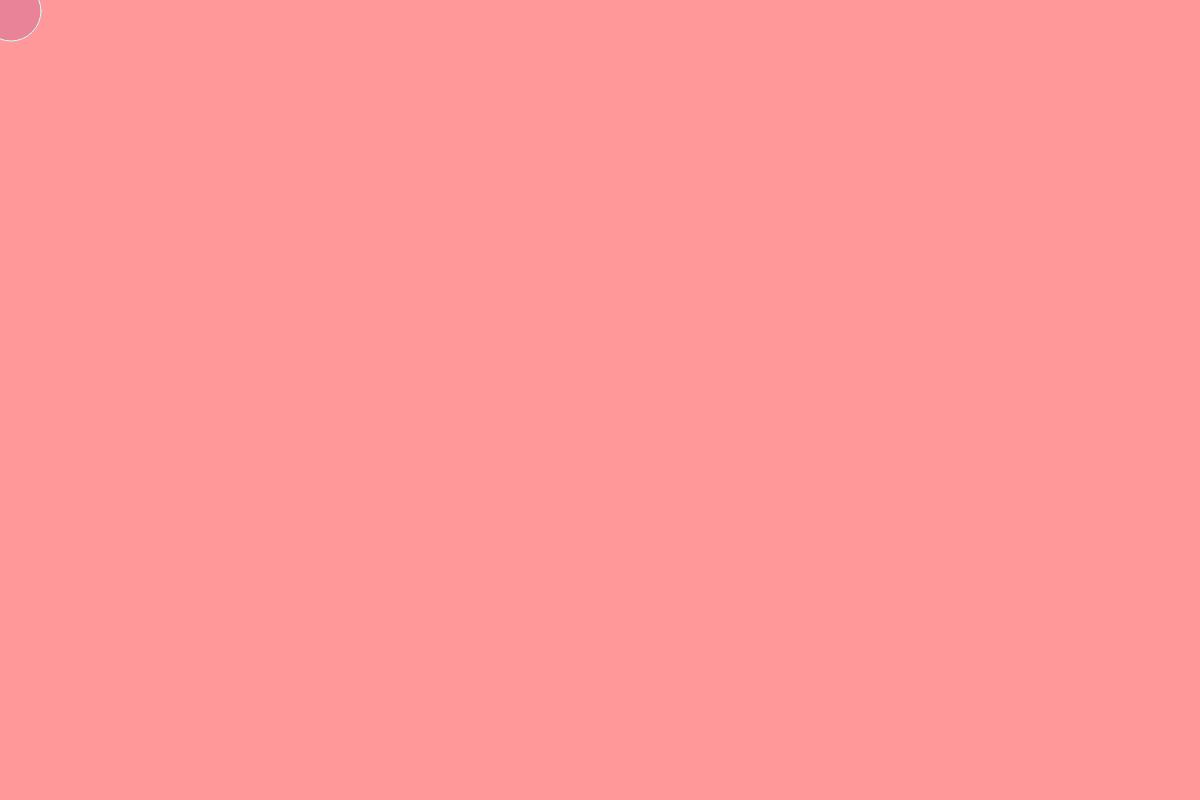
Frame 1 (no input)
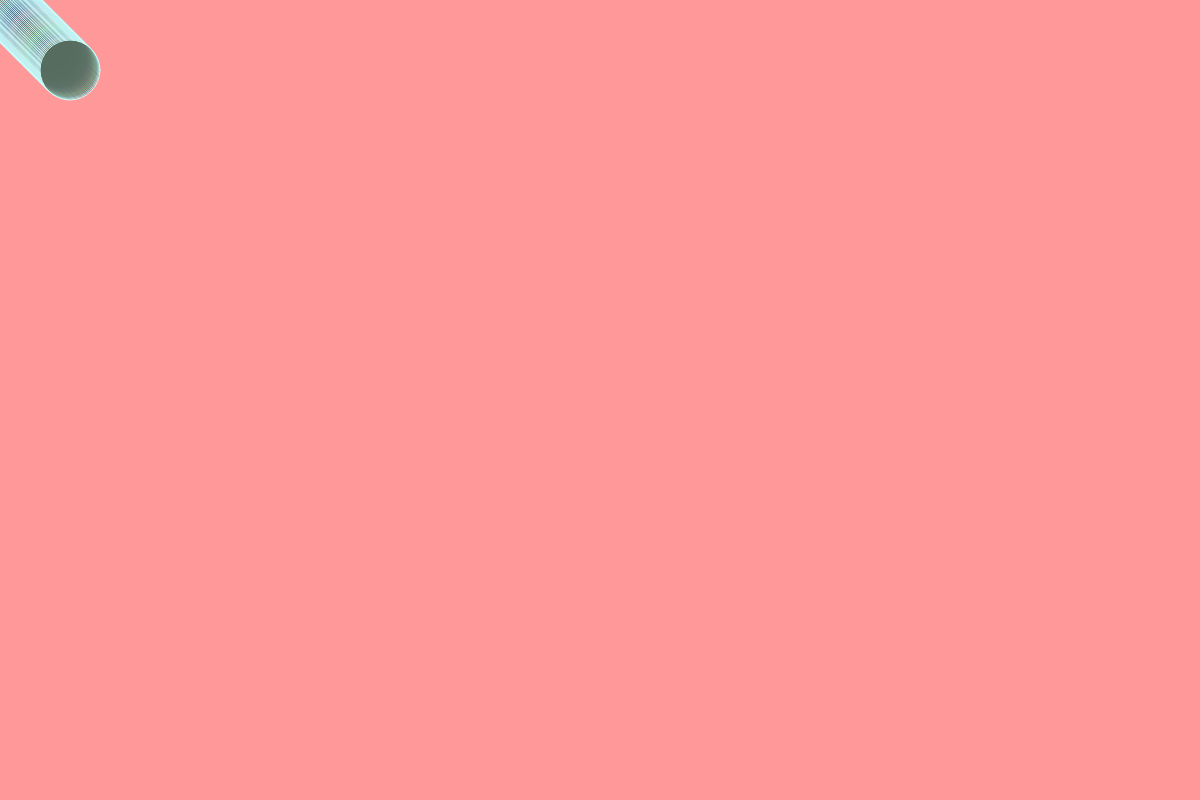
Frame 60 (no input)
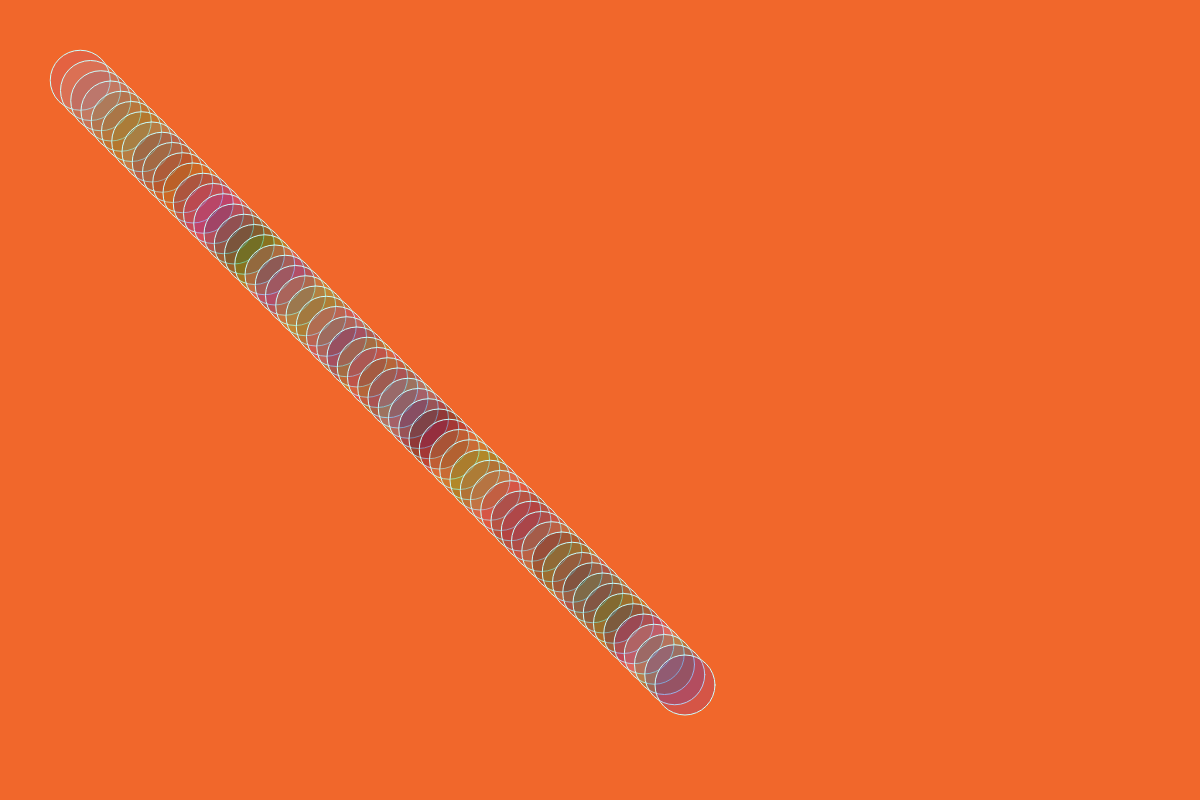
Frame 120 (the mouse pressed at the canvas centre since frame 60)

The p5.js sketch that drew these frames (run headless with seeded random() and noise() and a simulated clock; from frame 60 on, the mouse is pressed at the canvas centre):

// p5.js sketch
// ── sketch.js

//DEFINING GLOBAL VARIABLES

let ball = {};
ball.width = 60;
ball.x = 10;
ball.y = 10;
ball.delta_x = 1;
ball.delta_y = 1;
ball.scale_x = 1;
ball.scale_y = 1;



//Declaring set up function, create canvas and background then defining their parameters
function setup() {
    createCanvas(windowWidth, 800);
    background('rgb(255, 153, 153)');


}


// Declare draw function
function draw() {



    ball.x += ball.delta_x * ball.scale_x;
    ball.y += ball.delta_y * ball.scale_y;


    if (ball.x >= width || ball.x <= 0) {
        ball.delta_x = -1 * ball.delta_x;
    }
    if (ball.y >= height || ball.y <= 0) {
        ball.delta_y = -1 * ball.delta_y;
    }


    // Defining the stroke and fill funciton for the ellipse 
    stroke('rgb(204, 255, 255)');
    fill(random(200), random(200), random(200), 50);
    // Using global variables to define parameters in the ellipse function
    ellipse(ball.x, ball.y, ball.width, ball.width);





}

// Decalre mouse pressed function
function mousePressed() {
  // Define new parameters using the map function
    ball.scale_x = map(mouseX, 0, width, 0.5, 20);
    ball.scale_y = map(mouseY, 0, height, 0.5, 20);

// Declare mouse is pressed function
    if ( mouseIsPressed ) {
           background( random(255), random(255), random(255) );


       } else {
           background('rgb(255, 153, 153)');

       }

}
